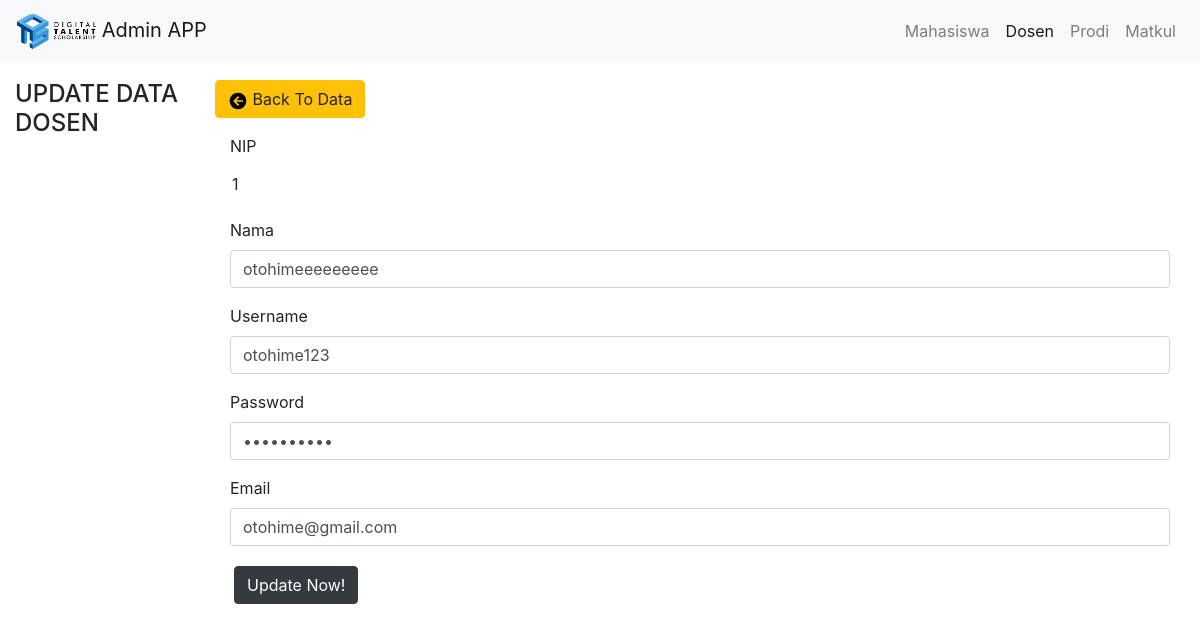
The page /dosen.php?page=update&nip=1 on the database its author committed.
### tables this page shows
CREATE TABLE `dosen` (
  `nip` int(11) NOT NULL,
  `nama` varchar(255) NOT NULL,
  `username` varchar(255) NOT NULL,
  `password` varchar(255) NOT NULL,
  `email` varchar(255) NOT NULL
);

### config.php (called while the page is built, shortened)
<?php
$WEB_CONFIG = [
	'app_name' => 'Admin APP',
	'base_url' => 'http://localhost/DTS-Tugas-akhir/'
];

### operasi_dosen/update.php (the view, shortened to what this page needs)
<?php
$nip = $_GET['nip'];
$query = "SELECT * FROM dosen WHERE nip = $nip";
$result = mysqli_query($connect, $query);
$data = mysqli_fetch_array($result);
?>
<a href="<?= $WEB_CONFIG['base_url'] ?>dosen.php" class="btn btn-warning mb-3">
	<svg style="width:20px;height:20px" viewBox="0 0 24 24">
		<path fill="#000000" d="M2,12A10,10 0 0,1 12,2A10,10 0 0,1 22,12A10,10 0 0,1 12,22A10,10 0 0,1 2,12M18,11H10L13.5,7.5L12.08,6.08L6.16,12L12.08,17.92L13.5,16.5L10,13H18V11Z" />
	</svg> Back To Data
</a>
<div class="container">
	<form action="" method="post">
		<div class="form-group">
			<label for="inputNama">NIP</label>
			<input type="text" name="nip" class="form-control-plaintext border-0 shadow-none" id="inputNama" value="<?= $data['nip'] ?>" maxlength="40" required autofocus readonly>
		</div>
		<div class="form-group">
			<label for="inputNama">Nama</label>
			<input type="text" name="nama" class="form-control" id="inputNama" value="<?= $data['nama'] ?>" maxlength="40" required autofocus>
		</div>
		<div class="form-group">
			<label for="inputUsername">Username</label>
			<input type="username" name="username" class="form-control" id="inputUsername" value="<?= $data['username'] ?>" maxlength="30" required>
		</div>
		<div class="form-group">
			<label for="inputPassword">Password</label>
			<input type="password" name="password" class="form-control" id="inputPassword" value="<?= $data['password'] ?>" maxlength="30" minlength="3" required>
		</div>
		<div class="form-group">
			<label for="inputEmail">Email</label>
			<input type="email" name="email" class="form-control" id="inputEmail" value="<?= $data['email'] ?>" maxlength="50" required>
		</div>
		<input type="submit" class="btn btn-dark m-1" name="save" value="Update Now!">
	</form>
</div>

### rows shown on the page
dosen: nip "1", nama "otohimeeeeeeeee", username "otohime123", email "otohime@gmail.com"

### other values the page prints
$WEB_CONFIG['app_name'] "Admin APP"
$content "UPDATE"
